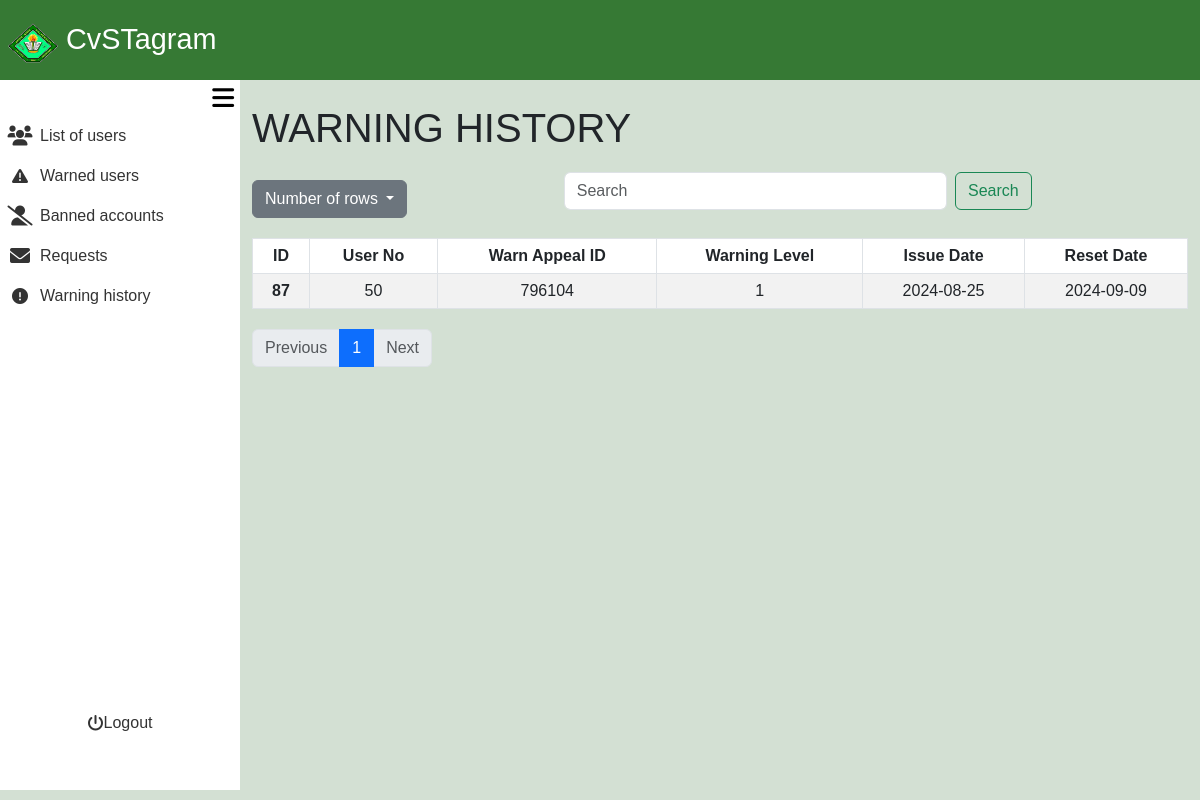
The app's page /admin_area/warned_user.php (signed in), older data.
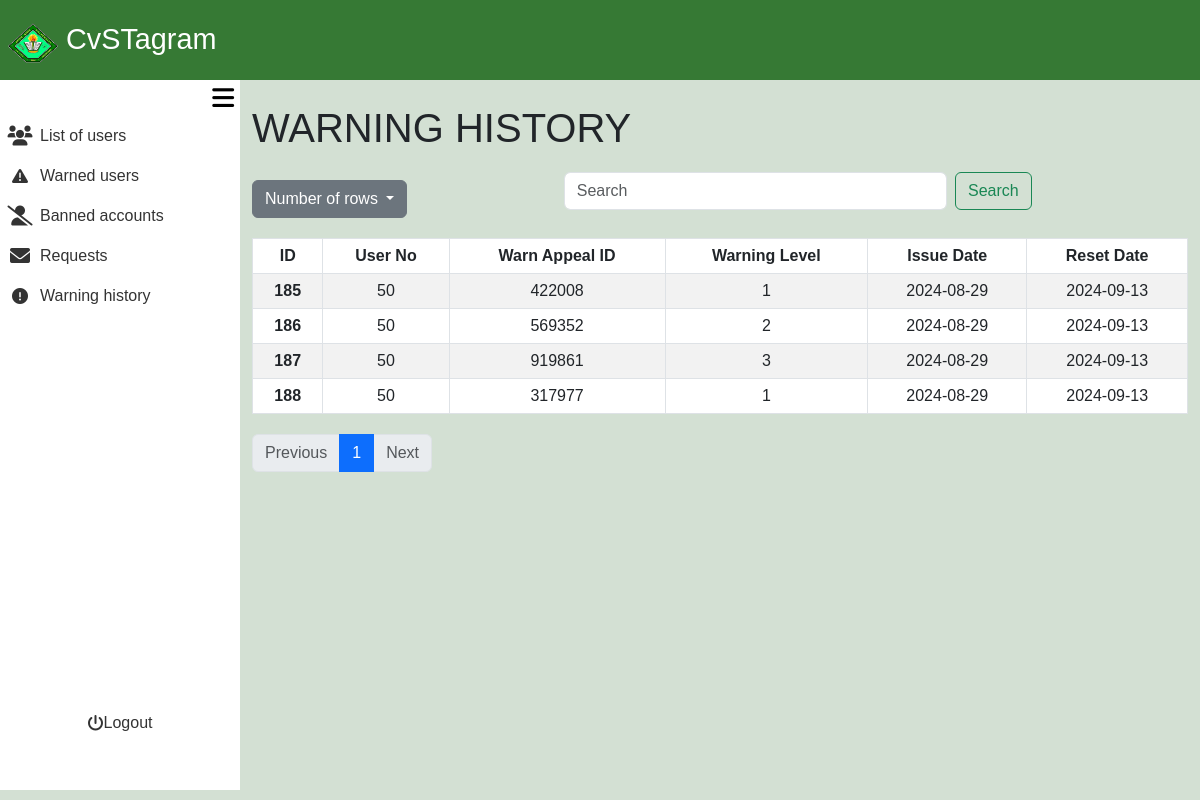
The same page, newer data.
### tables this page shows
CREATE TABLE `user_warnings` (
  `warning_id` int(11) NOT NULL,
  `user_no` int(11) NOT NULL,
  `warn_appeal_id` int(11) NOT NULL,
  `warning_level` int(11) NOT NULL DEFAULT 1,
  `issue_date` date NOT NULL,
  `reset_date` date NOT NULL
);

### admin_area/warned_user.php (the view, shortened to what the changed rows need)
<?php
require_once '../include/connect.php';
require_once '../include/bootsrap.php';
?>
<!DOCTYPE html>
<html lang="en">
<head>
    <link rel="stylesheet" href="admin_dashbaord.css?v=<?php echo time(); ?>">
</head>
<body>
<div class="container-fluid screen">
    <div class="container-fluid contbody">
        <div class="container-fluid content">
<?php
$rows = isset($_GET['rows']) ? intval($_GET['rows']) : 10;
$page = isset($_GET['page']) ? intval($_GET['page']) : 1;
$offset = ($page - 1) * $rows;
$valid_sort_columns = ['warning_id', 'user_no', 'warn_appeal_id', 'warning_level', 'issue_date', 'reset_date'];
$sort_by = isset($_GET['sort_by']) && in_array($_GET['sort_by'], $valid_sort_columns) ? $_GET['sort_by'] : 'warning_id';
$sort_order = isset($_GET['sort_order']) && $_GET['sort_order'] == 'DESC' ? 'DESC' : 'ASC';
$search = isset($_GET['search']) ? $con->real_escape_string($_GET['search']) : '';
$totalResult = $con->query("SELECT COUNT(*) AS total FROM user_warnings WHERE
                            warning_id LIKE '%$search%' OR
                            user_no LIKE '%$search%' OR
                            warn_appeal_id LIKE '%$search%' OR
                            warning_level LIKE '%$search%' OR
                            DATE_FORMAT(issue_date, '%Y-%m-%d') LIKE '%$search%' OR
                            DATE_FORMAT(reset_date, '%Y-%m-%d') LIKE '%$search%'");
$totalRows = $totalResult->fetch_assoc()['total'];
$sql = "SELECT warning_id, user_no, warn_appeal_id, warning_level, issue_date, reset_date
        FROM user_warnings
        WHERE warning_id LIKE '%$search%'
           OR user_no LIKE '%$search%'
           OR warn_appeal_id LIKE '%$search%'
           OR warning_level LIKE '%$search%'
           OR DATE_FORMAT(issue_date, '%Y-%m-%d') LIKE '%$search%'
           OR DATE_FORMAT(reset_date, '%Y-%m-%d') LIKE '%$search%'
        ORDER BY $sort_by $sort_order
        LIMIT $offset, $rows";
$usersResult = $con->query($sql);
$totalPages = ceil($totalRows / $rows);
?>
<div class="container mt-4">
    <h1>WARNING HISTORY</h1>
    <table class="table table-bordered table-striped">
    <thead>
        <tr>
            <th scope="col" class="sortable" onclick="sortTable('warning_id')">
                ID <i class="fa-solid fa-sort-up"></i><i class="fa-solid fa-sort-down"></i>
            </th>
            <th scope="col" class="sortable" onclick="sortTable('user_no')">
                User No <i class="fa-solid fa-sort-up"></i><i class="fa-solid fa-sort-down"></i>
            </th>
            <th scope="col" class="sortable" onclick="sortTable('warn_appeal_id')">
                Warn Appeal ID <i class="fa-solid fa-sort-up"></i><i class="fa-solid fa-sort-down"></i>
            </th>
            <th scope="col" class="sortable" onclick="sortTable('warning_level')">
                Warning Level <i class="fa-solid fa-sort-up"></i><i class="fa-solid fa-sort-down"></i>
            </th>
            <th scope="col" class="sortable" onclick="sortTable('issue_date')">
                Issue Date <i class="fa-solid fa-sort-up"></i><i class="fa-solid fa-sort-down"></i>
            </th>
            <th scope="col" class="sortable" onclick="sortTable('reset_date')">
                Reset Date <i class="fa-solid fa-sort-up"></i><i class="fa-solid fa-sort-down"></i>
            </th>
        </tr>
    </thead>
    <tbody>
            <?php
            if ($usersResult->num_rows > 0) {
                while ($row = $usersResult->fetch_assoc()) {
                    echo "<tr>";
                    echo "<th scope='row'>" . $row['warning_id'] . "</th>";
                    echo "<td>" . $row['user_no'] . "</td>";
                    echo "<td>" . $row['warn_appeal_id'] . "</td>";
                    echo "<td>" . $row['warning_level'] . "</td>";
                    echo "<td>" . $row['issue_date'] . "</td>";
                    echo "<td>" . $row['reset_date'] . "</td>";
                    echo "</tr>";
                }
            } else {
                echo "<tr><td colspan='6'>No warned users found</td></tr>";
            }
            ?>
        </tbody>
</table>
    <nav aria-label="Page navigation">
        <ul class="pagination">
            <?php for ($i = 1; $i <= $totalPages; $i++) : ?>
                <li class="page-item <?= ($page == $i) ? 'active' : ''; ?>">
                    <a class="page-link" href="?rows=<?= $rows; ?>&page=<?= $i; ?>&sort_by=<?= $sort_by; ?>&sort_order=<?= $sort_order; ?>"><?= $i; ?></a>
                </li>
            <?php endfor; ?>
        </ul>
    </nav>
</div>
        </div>
    </div>
</div>
</body>
</html>

Row changes from the older to the newer data that the page shows:
removed user_warnings: warning_id "87", user_no "50", warn_appeal "796104", warning_level "1", issue_date "2024-08-25", reset_date "2024-09-09"
added user_warnings: warning_id "185", user_no "50", warn_appeal "422008", warning_level "1", issue_date "2024-08-29", reset_date "2024-09-13"
added user_warnings: warning_id "186", user_no "50", warn_appeal "569352", warning_level "2", issue_date "2024-08-29", reset_date "2024-09-13"
added user_warnings: warning_id "187", user_no "50", warn_appeal "919861", warning_level "3", issue_date "2024-08-29", reset_date "2024-09-13"
added user_warnings: warning_id "188", user_no "50", warn_appeal "317977", warning_level "1", issue_date "2024-08-29", reset_date "2024-09-13"
